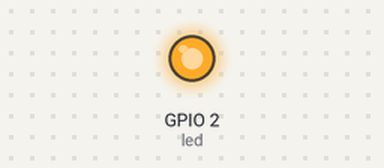
Recording of a sketch running on a simulated ESP32. On the bench: output pins drawn as LEDs (lit = HIGH). What the sketch prints to the serial monitor is not drawn.

Above: at 0.15 s.
Timing chart, 0 to 1.8 s (numbered marks = the images above):
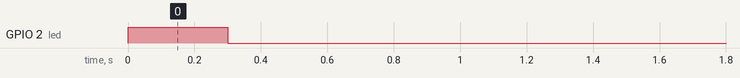

The sketch:

project18b.ino
```cpp
const int led = 2;
int val = 0;
void setup() {
  Serial.begin(115200);
  pinMode(led, OUTPUT);
xTaskCreatePinnedToCore(Task1code, "Task1", 10000, NULL, 1, NULL,  1);
  delay(500);
xTaskCreatePinnedToCore(Task2code, "Task2", 10000, NULL, 1, NULL,  0);
    delay(500);
}
void Task1code( void * pvParameters ){
  Serial.print("Task1 running on core ");
  Serial.println(xPortGetCoreID());
  for(;;){
    digitalWrite(led, HIGH);
    delay(300);
    digitalWrite(led, LOW);
    delay(300);
  }
}
void Task2code( void * pvParameters ){
  Serial.print("Task2 running on core ");
  Serial.println(xPortGetCoreID());
  for(;;){
val = hallRead();
  // print the results to the serial monitor:
  //Serial.print("sensor = ");
  Serial.println(val);
  }
    delay(30000);
  }
void loop() {
}
```

Measured:
- by itself, GPIO 2 (led): LOW → HIGH at 0.00 s, → LOW 0.30 s later
